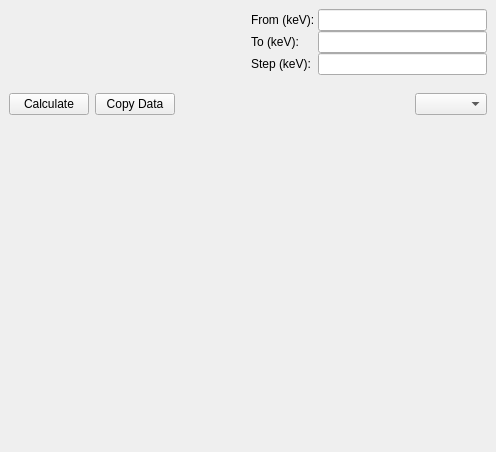
<?xml version="1.0" encoding="UTF-8"?>
<ui version="4.0">
 <class>Form</class>
 <widget class="QWidget" name="Form">
  <property name="geometry">
   <rect>
    <x>0</x>
    <y>0</y>
    <width>496</width>
    <height>452</height>
   </rect>
  </property>
  <property name="windowTitle">
   <string>XRF Toolbox - Cross-sections calculator</string>
  </property>
  <layout class="QVBoxLayout" name="verticalLayout">
   <property name="spacing">
    <number>0</number>
   </property>
   <property name="margin">
    <number>0</number>
   </property>
   <item>
    <widget class="QWidget" name="widget_2" native="true">
     <layout class="QHBoxLayout" name="horizontalLayout">
      <item>
       <widget class="QWidget" name="element_widget" native="true">
        <property name="sizePolicy">
         <sizepolicy hsizetype="Expanding" vsizetype="Preferred">
          <horstretch>0</horstretch>
          <verstretch>0</verstretch>
         </sizepolicy>
        </property>
        <layout class="QVBoxLayout" name="element_layout">
         <property name="spacing">
          <number>0</number>
         </property>
         <property name="margin">
          <number>0</number>
         </property>
        </layout>
       </widget>
      </item>
      <item>
       <widget class="QWidget" name="widget_4" native="true">
        <property name="sizePolicy">
         <sizepolicy hsizetype="Expanding" vsizetype="Preferred">
          <horstretch>0</horstretch>
          <verstretch>0</verstretch>
         </sizepolicy>
        </property>
        <layout class="QFormLayout" name="formLayout">
         <property name="horizontalSpacing">
          <number>0</number>
         </property>
         <property name="verticalSpacing">
          <number>0</number>
         </property>
         <property name="margin">
          <number>0</number>
         </property>
         <item row="0" column="0">
          <widget class="QLabel" name="label">
           <property name="text">
            <string>From (keV): </string>
           </property>
          </widget>
         </item>
         <item row="0" column="1">
          <widget class="QLineEdit" name="start_line"/>
         </item>
         <item row="1" column="0">
          <widget class="QLabel" name="label_2">
           <property name="text">
            <string>To (keV): </string>
           </property>
          </widget>
         </item>
         <item row="2" column="0">
          <widget class="QLabel" name="label_3">
           <property name="text">
            <string>Step (keV): </string>
           </property>
          </widget>
         </item>
         <item row="1" column="1">
          <widget class="QLineEdit" name="end_line"/>
         </item>
         <item row="2" column="1">
          <widget class="QLineEdit" name="inc_line"/>
         </item>
        </layout>
       </widget>
      </item>
     </layout>
    </widget>
   </item>
   <item>
    <widget class="QWidget" name="widget" native="true">
     <layout class="QHBoxLayout" name="horizontalLayout_2">
      <item>
       <widget class="QPushButton" name="calculate_button">
        <property name="text">
         <string>Calculate</string>
        </property>
       </widget>
      </item>
      <item>
       <widget class="QPushButton" name="copy_button">
        <property name="text">
         <string>Copy Data</string>
        </property>
       </widget>
      </item>
      <item>
       <spacer name="horizontalSpacer">
        <property name="orientation">
         <enum>Qt::Horizontal</enum>
        </property>
        <property name="sizeHint" stdset="0">
         <size>
          <width>40</width>
          <height>20</height>
         </size>
        </property>
       </spacer>
      </item>
      <item>
       <widget class="QComboBox" name="type_combo"/>
      </item>
     </layout>
    </widget>
   </item>
   <item>
    <widget class="QWidget" name="graph_widget" native="true">
     <property name="sizePolicy">
      <sizepolicy hsizetype="Preferred" vsizetype="Expanding">
       <horstretch>0</horstretch>
       <verstretch>0</verstretch>
      </sizepolicy>
     </property>
     <layout class="QVBoxLayout" name="graph_layout">
      <property name="spacing">
       <number>0</number>
      </property>
      <property name="margin">
       <number>0</number>
      </property>
     </layout>
    </widget>
   </item>
  </layout>
 </widget>
 <resources/>
 <connections/>
</ui>
